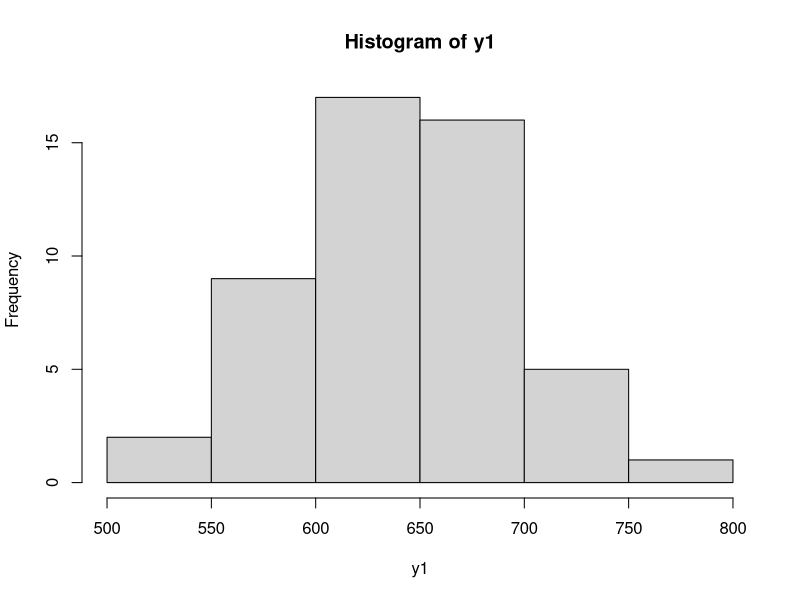
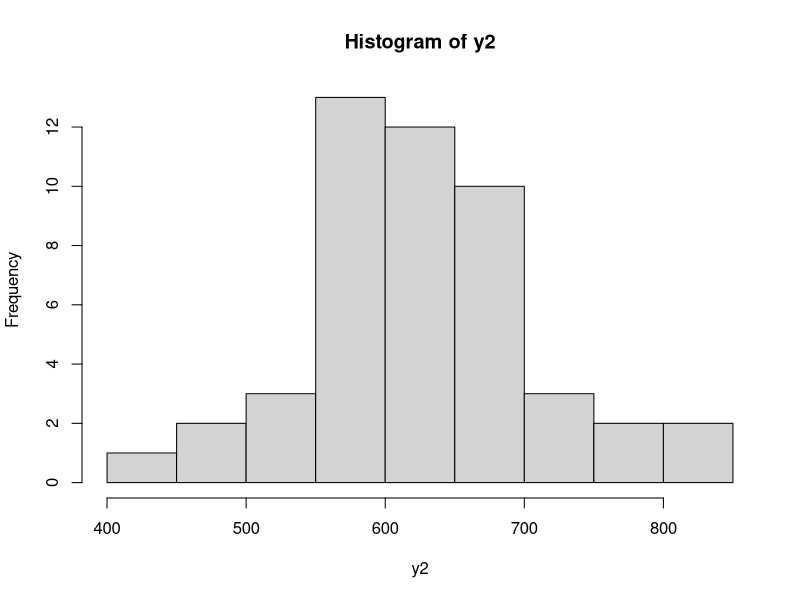
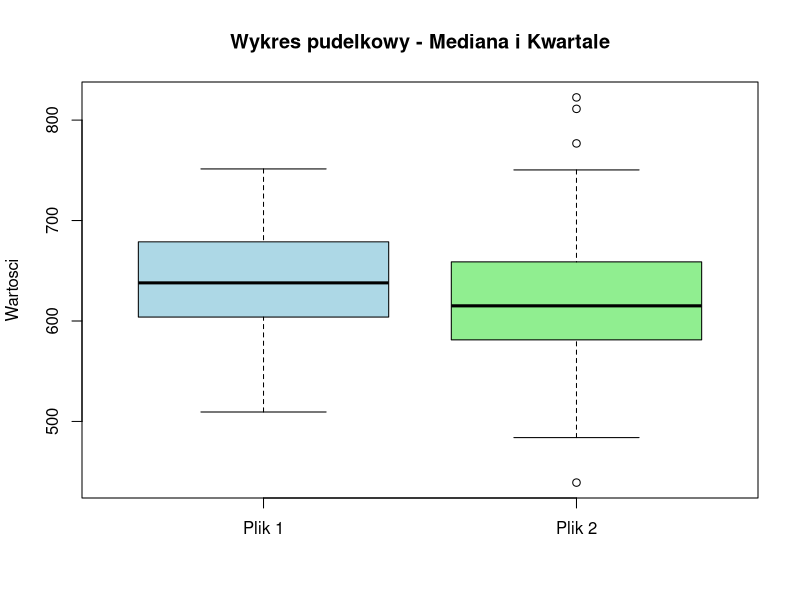
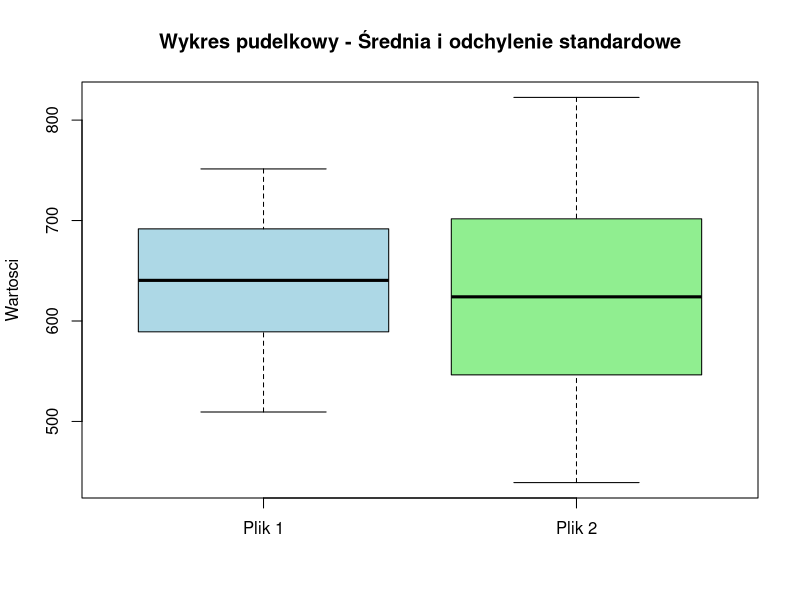

Reproduce these figures in R, in order.
y1=read.csv2("walc1.txt",header=FALSE)
y1=t(y1)
y2=read.csv2("walc2.txt",header=FALSE)
y2=t(y2)

data_list=list(y1,y2)

#POLECENIE 1

#wykres pudełkowy 2 zestawów danych
#mediana, kwartale
png("p1-mediana_i_kwartyle.png",width=800,height=800)
boxplot(data_list,names = c("Plik 1", "Plik 2"),
        main = "Wykres pudelkowy - Mediana i Kwartale",
        ylab = "Wartosci", col = c("lightblue", "lightgreen"))
dev.off()


#średnia i odchylenie standardowe
#wartość oczekiwana rozkładu normalnego - średnia
sr1=mean(y1)
sr2=mean(y2)
odch1=sd(y1)
odch2=sd(y2)

#wykres pudełkowy
#wekt 5el - i boxplot
# 1 - min
# 2 - (sr - odchylenie)
# 3 - sr
# 4 - (sr + odchylenie)
# 5 - max
w1 = c(min(y1),sr1-odch1,sr1,sr1+odch1,max(y1))
w2 = c(min(y2),sr2-odch2,sr2,sr2+odch2,max(y2))
wartosci=list(w1,w2)
png("p1-wartosc_oczekiwana_i_odchylenie_standardowe.png",width=800,height=800)
boxplot(wartosci,names = c("Plik 1", "Plik 2"),
        main = "Wykres pudelkowy - Średnia i odchylenie standardowe",
        ylab = "Wartosci", col = c("lightblue", "lightgreen"))
dev.off()


#wykres zwykły
# srednie=c(sr1,sr2)
# odchylenia=c(odch1,odch2)
# 
# plot(1:2,srednie,
#      main="Średnia i Odchylenie Standardowe",
#      xlab="Pliki",
#      ylab="Wartosci",
#      xaxt="n",
#      ylim=c(min(srednie-odchylenia),max(srednie+odchylenia)))
# arrows(x0 = 1:2,
#        y0 = srednie-odchylenia,
#        x1 = 1:2,
#        y1 = srednie+odchylenia,
#        angle = 90, code = 3, length = 0.1, col = "red")
# axis(1,at=1:2,labels=c("Plik 1", "Plik 2"))

#POLECENIE 2

#szreg rozdzielczy
#il. grup - pierw z l. obserwacji
b1 = as.integer(sqrt(length(y1)))
b2 = as.integer(sqrt(length(y2)))
#histogram - hist()
hist1 = hist(y1,breaks=b1)
hist2 = hist(y2,breaks=b2)
#which.max() - moda
moda1 = hist1$mids[which.max(hist1$counts)]
moda2 = hist2$mids[which.max(hist2$counts)]

# Miary przecietne - położenia:
# - srednia
sr_roz1=0
for(i in 1:length(hist1)) {
  sr_roz1 = sr_roz1 + hist1$counts[i] * hist1$mids[i]
}
sr_roz1 = sr_roz1/length(y1)
sr_roz2 = 0
for(i in 1:length(hist2)) {
  sr_roz2 = sr_roz2 + hist2$counts[i] * hist2$mids[i]
}
sr_roz2 = sr_roz2/length(y2)
# - mediana
mediana1 = median(y1)
mediana2 = median(y2)
# - moda
# - kwartyle

# Miary zróżnicowania - rozproszenia:
# - odchylenie standardowe (obc, nieobc)
# - wariancja(obc, nieobc)
# - odchylenie przeciętne
# - odchylenie przeciętne od mediany
# - odchylenie ćwiartkowe Q
# - współczynnik zmienności w%v
# - pozycyjny współczynnik zmienności w%v_q

# Miary asymetrii i koncentracji:
# - skośność a_s
# - kurtoza krt
# - eksces g_2

#cumsum() - suma skumulowana
#findInterval()

sprintf("Srednia dla szeregu szczegolowego, sr1 = %f, sr2 = %f",sr1, sr2)
sprintf("Srednia dla szeregu rozdzielczego, sr1 = %f, sr2 = %f",sr_roz1, sr_roz2)
sprintf("Mediana dla szeregu szczegolowego, mediana1 = %f, mediana2 = %f",mediana1, mediana2)
sprintf("Mediana dla szeregu rozdzielczego, sr1 = %f, sr2 = %f",sr_roz1, sr_roz2)




